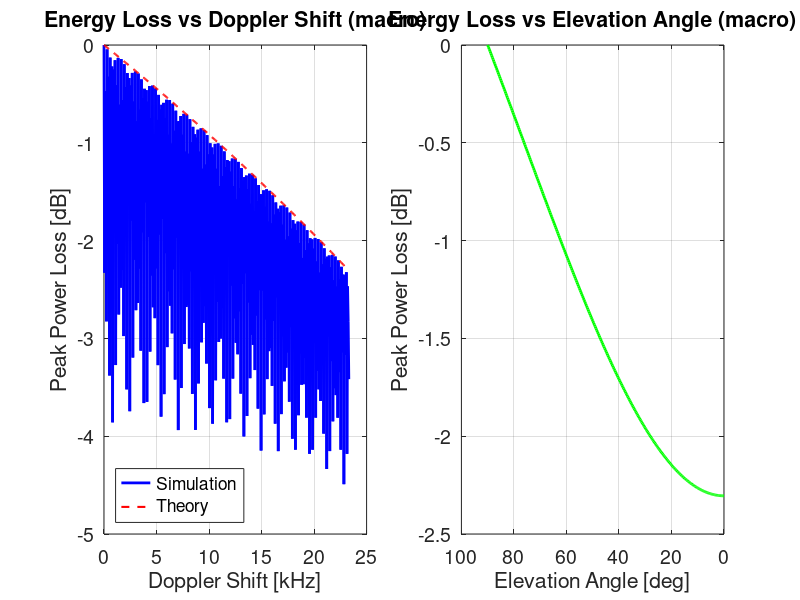

Write MATLAB code to recreate this figure.
clear; close all; clc;

SF = 12;
M  = 2^SF;
BW = 100e3;
Fs = BW;
df = BW / M;
v_sat   = 7600;
f_c     = 920e6;
c_light = 3e8;
fd_max  = (v_sat / c_light) * f_c;
n  = (0:M-1)';
up = exp(1j * pi * n.^2 / M);
dn = conj(up);
fd_vals = linspace(0, fd_max, 400);
peak_pw = zeros(1, 400);
for k = 1:400
    fd = fd_vals(k);
    rx = up .* exp(1j * 2*pi * (fd/Fs) * n);
    n_valid = max(0, floor(M * (1 - fd/BW)));
    rx(n_valid+1:end) = 0;
    pw = abs(fft(rx .* dn)).^2;
    peak_pw(k) = max(pw);
end
loss_sim  = 10 * log10(peak_pw / peak_pw(1));
loss_theo = 20 * log10(1 - fd_vals / BW);
elev      = linspace(0, 90, 300);
fd_elev   = (v_sat / c_light) * f_c * cosd(elev);
loss_elev = 20 * log10(1 - fd_elev / BW);
font_size = 14;
figure('Position', [100 100 900 400]);
subplot(1,2,1);
plot(fd_vals/1e3, loss_sim,  'b-',  'LineWidth', 2); hold on;
plot(fd_vals/1e3, loss_theo, 'r--', 'LineWidth', 1.5);
xlabel('Doppler Shift [kHz]');
ylabel('Peak Power Loss [dB]');
title('Energy Loss vs Doppler Shift (macro)' );
legend('Simulation', 'Theory', 'Location', 'southwest');
grid on;
set(gca, 'FontSize', font_size);
subplot(1,2,2);
plot(elev, loss_elev, 'g-', 'LineWidth', 2);
set(gca, 'XDir', 'reverse');
xlabel('Elevation Angle [deg]');
ylabel('Peak Power Loss [dB]');
title('Energy Loss vs Elevation Angle (macro)');
grid on;
set(gca, 'FontSize', font_size);
